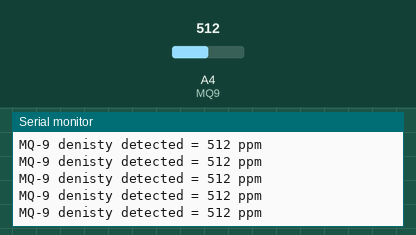
Simulated run of this sketch. Board: Arduino Uno, built with avr-gcc and run on an emulated ATmega328P. On the bench: the last lines printed to the serial monitor. Inputs (shaded band) come from the test bench; at power-on: A4 (MQ9) = 512.

Above: at 1.2 s.
1.3 s: A4 (MQ9) set to 110
At 1.8 s:
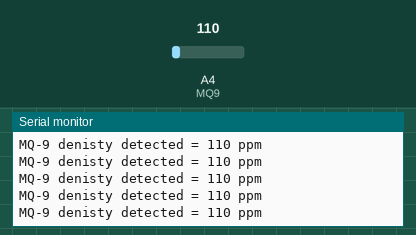
4.3 s: A4 (MQ9) set to 90
At 5.3 s:
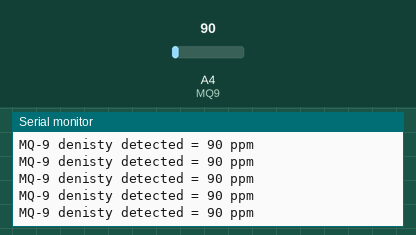
13.3 s: A4 (MQ9) set to 8
At 13.9 s:
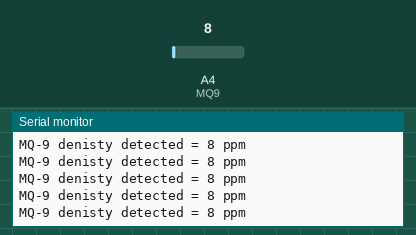
16.3 s: A4 (MQ9) set to 11
At 17.1 s:
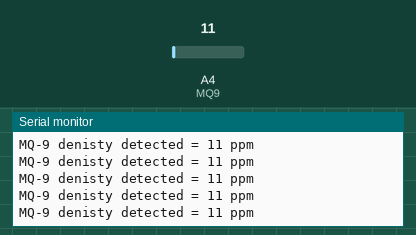
Timing chart, 0 to 19.3 s (numbered marks = the images above; inputs shaded):
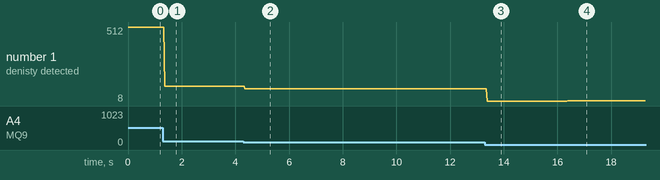

Measured:
- after the input at 1.3 s, the serial monitor: prints a new line after 0.07 s (image 1)
- after the input at 4.3 s, the serial monitor: prints a new line after 0.06 s (image 2)
- after the input at 13.3 s, the serial monitor: prints a new line after 0.08 s (image 3)
- after the input at 16.3 s, the serial monitor: prints a new line after 0.08 s (image 4)
- plotted number 1: 512 → 110 after the input at 1.3 s, 110 → 90 after the input at 4.3 s, 90 → 8 after the input at 13.3 s, 8 → 11 after the input at 16.3 s

The sketch:

MQ9.ino
```cpp
int MQ9 = A4;
// MQ-9 Sensor


void setup() {

  pinMode(MQ9, INPUT);
  Serial.begin(9600);
}

void loop() {
  int analogSensor = analogRead(MQ9);

  Serial.print("MQ-9 denisty detected = ");
  Serial.print(analogSensor);
  Serial.println(" ppm");

  delay(10);
}
```
